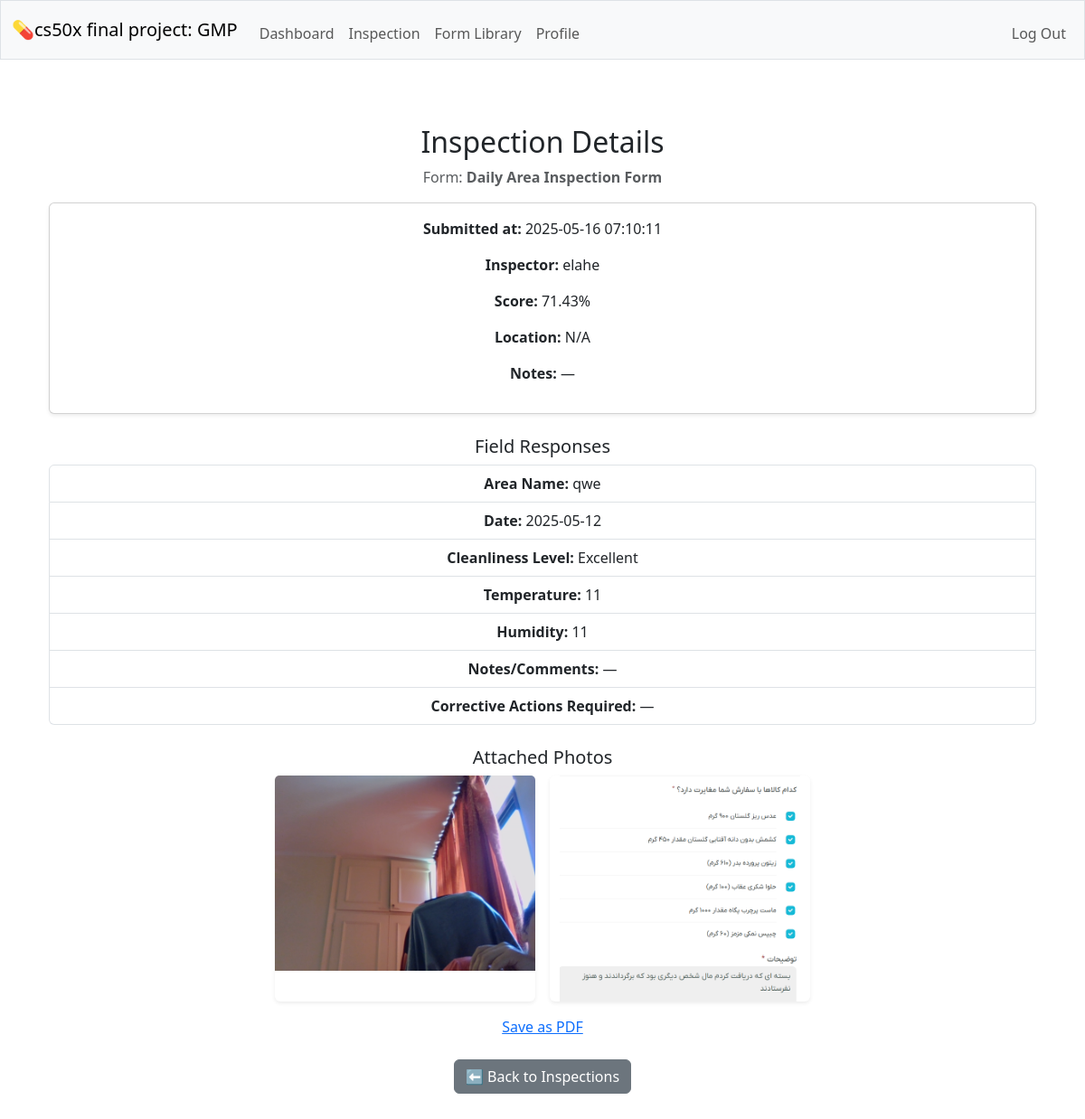
The page /inspection/26 (signed in) on the database its author committed.
### tables this page shows
CREATE TABLE forms (id INTEGER PRIMARY KEY AUTOINCREMENT NOT NULL, name TEXT NOT NULL UNIQUE, description TEXT NOT NULL, created_by INTEGER NOT NULL, FOREIGN KEY (created_by) REFERENCES users(id) );

CREATE TABLE inspections (id INTEGER PRIMARY KEY AUTOINCREMENT NOT NULL, form_id INTEGER NOT NULL, inspector_id INTEGER NOT NULL, submitted_at DATETIME DEFAULT CURRENT_TIMESTAMP, location TEXT,  notes TEXT,  score REAL, FOREIGN KEY (form_id) REFERENCES forms(id), FOREIGN KEY (inspector_id) REFERENCES users(id)
);

CREATE TABLE users (id INTEGER PRIMARY KEY AUTOINCREMENT NOT NULL, username TEXT NOT NULL UNIQUE, hash TEXT NOT NULL, role TEXT NOT NULL DEFAULT 'inspector', created_at DATETIME DEFAULT CURRENT_TIMESTAMP);

CREATE TABLE inspection_fields (id INTEGER PRIMARY KEY AUTOINCREMENT NOT NULL, inspection_id INTEGER NOT NULL, field_id INTEGER NOT NULL, value TEXT, comment TEXT, FOREIGN KEY (inspection_id) REFERENCES inspections(id), FOREIGN KEY (field_id) REFERENCES form_fields(id), UNIQUE(inspection_id, field_id));

CREATE TABLE form_fields (id INTEGER PRIMARY KEY AUTOINCREMENT NOT NULL, form_id INTEGER NOT NULL, label TEXT NOT NULL, field_type TEXT NOT NULL,  options TEXT, required BOOLEAN NOT NULL DEFAULT 1, display_order INTEGER DEFAULT 0,  FOREIGN KEY (form_id) REFERENCES forms(id) );

CREATE TABLE inspection_images (id INTEGER PRIMARY KEY AUTOINCREMENT, inspection_id INTEGER NOT NULL, filename TEXT NOT NULL, uploaded_at TIMESTAMP DEFAULT CURRENT_TIMESTAMP, FOREIGN KEY (inspection_id) REFERENCES inspections(id));

### app.py (the view)
@app.route("/inspection/<int:inspection_id>")
@login_required
def inspection_preview(inspection_id):
    inspection = db.execute("""
        SELECT i.*, f.name AS form_name, u.username AS inspector_name
        FROM inspections i
        JOIN forms f ON i.form_id = f.id
        JOIN users u ON i.inspector_id = u.id
        WHERE i.id = ?
    """, inspection_id)
    if not inspection:
        flash("Inspection not found.", "danger")
        return redirect("/inspection_show")
    inspection = inspection[0]
    fields = db.execute("""
        SELECT ff.label, ff.field_type, ifs.value
        FROM inspection_fields ifs
        JOIN form_fields ff ON ifs.field_id = ff.id
        WHERE ifs.inspection_id = ?
        ORDER BY ff.display_order ASC
    """, inspection_id)
    images = db.execute("""
        SELECT filename FROM inspection_images
        WHERE inspection_id = ?
    """, inspection_id)
    return render_template("inspection_preview.html", inspection=inspection, fields=fields, images=images)

### helpers.py (called while the page is built)
def login_required(f):
    @wraps(f)
    def decorated_function(*args, **kwargs):
        if session.get("user_id") is None:
            return redirect("/login")
        return f(*args, **kwargs)
    return decorated_function

### templates/inspection_preview.html (shortened to what this page needs)
{% extends "layout.html" %}
{% block main %}
<div class="container mt-4">
    <h2>Inspection Details</h2>
    <p class="text-muted">Form: <strong>{{ inspection.form_name }}</strong></p>
    <div class="card mb-3 shadow-sm">
        <div class="card-body">
            <p><strong>Submitted at:</strong> {{ inspection.submitted_at }}</p>
            <p><strong>Inspector:</strong> {{ inspection.inspector_name }}</p>
            <p><strong>Score:</strong> {{ inspection.score or 'N/A' }}%</p>
            <p><strong>Location:</strong> {{ inspection.location or 'N/A' }}</p>
            <p><strong>Notes:</strong> {{ inspection.notes or '—' }}</p>
        </div>
    </div>
    <h5 class="mt-4">Field Responses</h5>
    <ul class="list-group mb-4">
        {% for field in fields %}
            <li class="list-group-item">
                <strong>{{ field.label }}:</strong> {{ field.value or '—' }}
            </li>
        {% endfor %}
    </ul>
    {% if images %}
        <h5 class="mt-4 text-center">Attached Photos</h5>
        <div class="d-flex flex-wrap justify-content-center gap-3">
        {% for image in images %}
            <div class="card border-0 shadow-sm" style="width: 18rem;">
                    <img src="{{ request.url_root ~ 'static/inspection_photos/' ~ image.filename }}"
                    class="card-img-top img-fluid"
                    style="max-height: 250px; object-fit: contain;"
                    alt="Inspection photo">
            </div>
        {% endfor %}
    </div>
    {% else %}
        <p class="text-muted text-center">No photos attached to this inspection.</p>
    {% endif %}
    <div style="text-align: center; margin-top: 1rem;">
        <a href="{{ url_for('choose_folder', inspection_id=inspection.id) }}">Save as PDF</a>
    </div>
    <div class="mt-4">
        <a href="/inspection_show" class="btn btn-secondary">⬅ Back to Inspections</a>
    </div>
</div>
{% endblock %}

### templates/layout.html (shortened to what this page needs)
<!DOCTYPE html>
<html lang="en">
    <head>
        <link href="https://cdn.jsdelivr.net/npm/bootstrap@5.3.3/dist/css/bootstrap.min.css" rel="stylesheet">
        <link href="/static/styles.css" rel="stylesheet">
    </head>
    <body>
        <nav class="bg-light border navbar navbar-expand-md navbar-light">
            <div class="container-fluid">
                <a class="navbar-brand" href="/">💊cs50x final project: GMP</a>
                <div class="collapse navbar-collapse" id="navbar">
                    {% if session["user_id"] %}
                        <ul class="navbar-nav me-auto mt-2">
                            <li class="nav-item"><a class="nav-link" href="/dashboard">Dashboard</a></li>
                            <li class="nav-item"><a class="nav-link" href="/inspection_show">Inspection</a></li>
                            <li class="nav-item"><a class="nav-link" href="/forms_show">Form Library</a></li>
                            <li class="nav-item"><a class="nav-link" href="/profile">Profile</a></li>
                        </ul>
                        <ul class="navbar-nav ms-auto mt-2">
                            <li class="nav-item"><a class="nav-link" href="/logout">Log Out</a></li>
                        </ul>
                    {% else %}
                        <ul class="navbar-nav ms-auto mt-2">
                            <li class="nav-item"><a class="nav-link" href="/register">Register</a></li>
                            <li class="nav-item"><a class="nav-link" href="/login">Log In</a></li>
                        </ul>
                    {% endif %}
                </div>
            </div>
        </nav>
        <main class="container py-5 text-center">
            {% block main %}{% endblock %}
        </main>
    </body>
</html>

### rows shown on the page
forms: form_name "Daily Area Inspection Form"
inspections: submitted_at "2025-05-16 07:10:11", score "71.43", location "N/A", notes "—"
users: inspector_name "elahe"
inspection_fields: label "Area Name", value "qwe"
inspection_fields: label "Date", value "2025-05-12"
inspection_fields: label "Cleanliness Level", value "Excellent"
inspection_fields: label "Temperature", value "11"
inspection_fields: label "Humidity", value "11"
inspection_fields: label "Notes/Comments", value "—"
inspection_fields: label "Corrective Actions Required", value "—"
inspection_images: filename (picture)
inspection_images: filename (picture)
